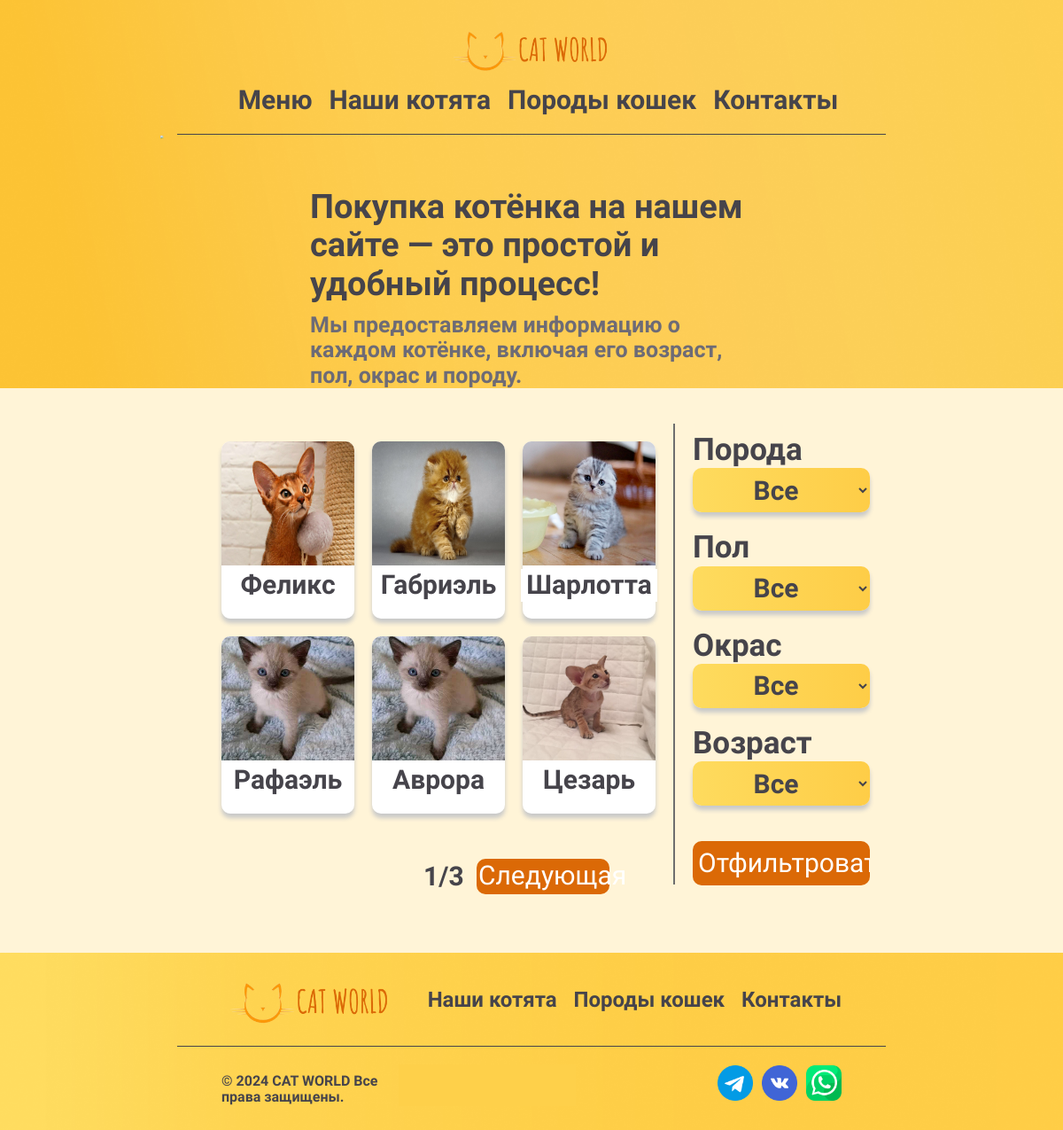
Screenshot of /Проект/CatWorld/kittens.php with the database file from the repository.
### tables this page shows
CREATE TABLE `kittens` (
  `id_kitten` int(11) NOT NULL,
  `name` varchar(255) NOT NULL,
  `breed_id` int(11) DEFAULT NULL,
  `age_id` int(11) DEFAULT NULL,
  `gender_id` int(11) DEFAULT NULL,
  `color_id` int(11) DEFAULT NULL,
  `characteristic` varchar(255) DEFAULT NULL,
  `coat_lenght` varchar(255) DEFAULT NULL,
  `house_trained` varchar(255) DEFAULT NULL,
  `health` varchar(255) DEFAULT NULL,
  `welcome` varchar(255) DEFAULT NULL,
  `kitten_description` varchar(2000) DEFAULT NULL,
  `img` varchar(255) NOT NULL,
  `reserved` int(11) NOT NULL
);

### Проект/CatWorld/app/database/db.php (called while the page is built, shortened)
<?php
require('connect.php');
function dbCheckError($query){
  $errInfo = $query->errorInfo();
  return true;
}
function SelectAll($table){
  global $pdo;
  $sql = "SELECT * FROM $table";
  $query = $pdo->prepare($sql);
  $query->execute();
  return $query->fetchAll();
}
function SelectAllPagination($table, $limit, $offset){
  global $pdo;
  $sql = "SELECT * FROM $table";
  if($table == 'kittens'){
    $sql = $sql . " WHERE reserved != 1";
  }
  if(!empty($limit)){
    $sql = $sql . " LIMIT $limit OFFSET $offset";
  }
  $sql = strip_tags(stripcslashes(htmlspecialchars($sql)));
  $query = $pdo->prepare($sql);
  $query->execute();
  return $query->fetchAll();
}
?>

### Проект/CatWorld/app/controllers/posts.php (called while the page is built, shortened)
<?php
include SITE_ROOT . "/app/database/db.php";
$kittens = SelectAll('kittens');
?>

### Проект/CatWorld/app/include/kittens-filter-select.php (the view, shortened to what this page needs)
<form action="kittens-filter.php" method="GET">
  <div class="filter-content">
    <div class="filter-title">Порода</div>
    <select class="filter-list" name="breed_id">
      <option class="filter-item" value="all" disabled selected>Все</option>
    </select>
  </div>
  <div class="filter-content">
    <div class="filter-title">Пол</div>
      <select class="filter-list" name="gender_id">
        <option class="filter-item" value="all" disabled selected>Все</option>
      </select>
    </div>
  <div class="filter-content">
  <div class="filter-title">Окрас</div>
    <select class="filter-list" name="color_id">
      <option class="filter-item" value="all" disabled selected>Все</option>
    </select>
  </div>
  <div class="filter-content">
    <div class="filter-title">Возраст</div>
    <select class="filter-list" name="age_id">
      <option class="filter-item" value="all" disabled selected>Все</option>
    </select>
  </div>
  <input class="filter-button" type="submit" value="Отфильтровать">
</form>

### Проект/CatWorld/kittens.php (shortened to what this page needs)
<?php
  include "app/controllers/posts.php";
  $page = isset($_GET['page']) ? $_GET['page']: 1;
  if(is_numeric($page)){
    $limit = 6;
    $offset = $limit * ($page - 1);
    $kittens = SelectAllPagination('kittens', $limit, $offset);
  }
  else {
    header('location: ' . BASE_URL . "main.php");
  }
?>
<!DOCTYPE html>
<html lang="en">
<head>
  <link rel="stylesheet" href="https://maxcdn.bootstrapcdn.com/font-awesome/4.5.0/css/font-awesome.min.css">
  <link rel="stylesheet" href="assets/CSS/normalize.css">
  <link rel="stylesheet" href="assets/CSS/style-menu.css">
  <link rel="stylesheet" href="assets/CSS/style-footer.css">
  <link rel="stylesheet" href="assets/CSS/style-pagination.css">
  <link rel="stylesheet" href="assets/CSS/style-button-up.css">
  <link rel="stylesheet" href="assets/CSS/style-kittens.css">
</head>
<body>
  <header>
    <?php include("app/include/menu.php")?>
      <div class="conteiner">
        <div class="header-flex">
          <div class="header-img">
            <img src="assets/img/kittens/Кот.png">
          </div>
          <div class="header-text">
            <div class="text-hight _anim-items">Покупка котёнка на нашем сайте — это простой и удобный процесс!</div>
            <div class="text-small _anim-items">Мы предоставляем информацию о каждом котёнке, включая его возраст, пол, окрас и породу.</div>
          </div>
        </div>
      </div>
  </header>
  <div class="kittens">
    <div class="conteiner">
      <div class="kittens-content">
        <div class="kittens-flex">
          <?php foreach ($kittens as $key => $kitten): ?>
            <div class="kitten-select">
              <div class="kitten">
                <img class="kittens-img" src="<?=$kitten['img']; ?>">
                <form class="kitten-select-form" action="kittens-select.php" method="POST">
                  <input type="submit" class="kittens-text" value="<?=$kitten['name']; ?>">
                </form>
              </div>
            </div>
          <?php endforeach; ?>
        </div>
        <div class="vertical-line"></div>
        <div class="kittens-filter">
          <?php include("app/include/kittens-filter-select.php")?>
        </div>
      </div>
      <?php include("app/include/pagination.php")?>
    </div>
  </div>
          <?php include("app/include/kittens-filter-select.php")?>
  <?php include("app/include/footer.php")?>
</body>
</html>

### Проект/CatWorld/assets/CSS/style-menu.css (style rules this page uses)
.conteiner { max-width: 700px; margin: 0 auto; }

### Проект/CatWorld/assets/CSS/style-kittens.css (style rules this page uses)
*, *::before, *::after { box-sizing: border-box; }
body { margin: 0; font-family: "Amatic SC", sans-serif; font-weight: 700; background-color: #FFF4D7; color: #46444B; }
.conteiner { max-width: 700px; margin: 0 auto; }
header { background-image: url(../img/kittens/Фон.png); background-size: cover; background-position: center; max-height: 438px; display: block; }
.header-img { margin-right: 120px; margin-bottom: 428px; max-width: 200px; transform: scale(0.23); }
.header-img img { margin-left: -300px; }
.header-flex { max-height: 430px; display: flex; }
.header-text { margin-top: 60px; margin-left: -20px; text-align: left; max-height: 200px; max-width: 500px; }
.text-hight { font-size: 38px; margin-bottom: 10px; opacity: 0; transform: translate(0px, 120%); transition: all 0.8s ease 0s; }
.text-hight._active { opacity: 1; transform: translate(0px, 0px); }
.text-small { word-wrap: break-word; font-size: 25px; color: #6D6B76; opacity: 0; transform: translate(0px, 100%); transition: all 1s ease 0s; }
.text-small._active { opacity: 1; transform: translate(0px, 0px); }
.kittens { margin-top: -90px; overflow: hidden; }
.kittens-content { display: flex; }
.kittens-flex { margin-top: 100px; display: grid; grid-template-columns: repeat(3, 170px); grid-template-rows: repeat(2, 220px); }
.kitten { width: 150px; height: 200px; background-color: white; border-radius: 10px; margin-bottom: 10px; box-shadow: 0 5px 5px rgba(201, 201, 201, 2); }
.kittens-img { width: 150px; height: 140px; border-top-left-radius: 10px; border-top-right-radius: 10px; }
.kitten-select-form { display: flex; align-items: center; justify-content: center; }
.kittens-text { font-size: 30px; font-weight: 600; background-color: white; border: 0; cursor: pointer; color: #46444B; }
.vertical-line { margin-top: 80px; height: 520px; border-left: 2px solid #6e6e6e; }
.kittens-filter { margin-top: 70px; margin-left: 20px; margin-bottom: 20px; }
.filter-content { display: flex; flex-direction: column; }
.filter-title { font-size: 35px; margin-top: 20px; }
.filter-list { background: linear-gradient(to right,#FEDB5E , #FECD47) ; color: #46444B; font-weight: bold; width: 200px; height: 50px; font-size: 30px; border: 0; border-radius: 10px; text-align: center; box-shadow: 0 5px 5px rgba(201, 201, 201, 2); }
.filter-item { color: #46444B; font-weight: bold; font-size: 30px; }
.filter-button { background-color: #DB6906; color: white; height: 50px; width: 200px; border-radius: 10px; border: 0px; font-size: 30px; margin-top: 40px; }

### rows the page displays
kittens: img (picture), name "Феликс"
kittens: img (picture), name "Габриэль"
kittens: img (picture), name "Шарлотта"
kittens: img (picture), name "Рафаэль"
kittens: img (picture), name "Аврора"
kittens: img (picture), name "Цезарь"

### other values shown
$page "1"
$total_pages "3"
